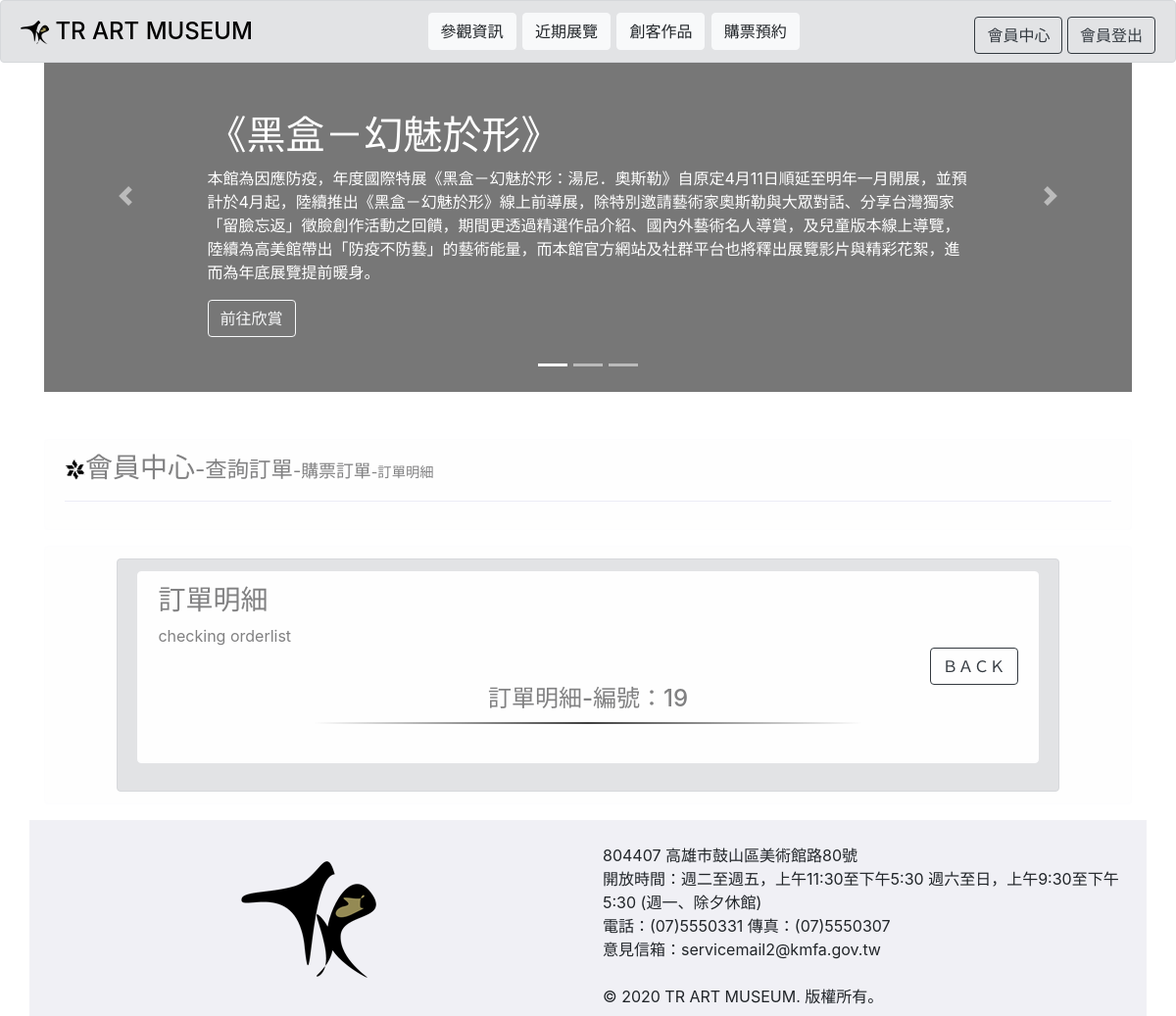
The page /looktitcketorderlist.php?toid=19 (signed in) on the database as committed earlier.
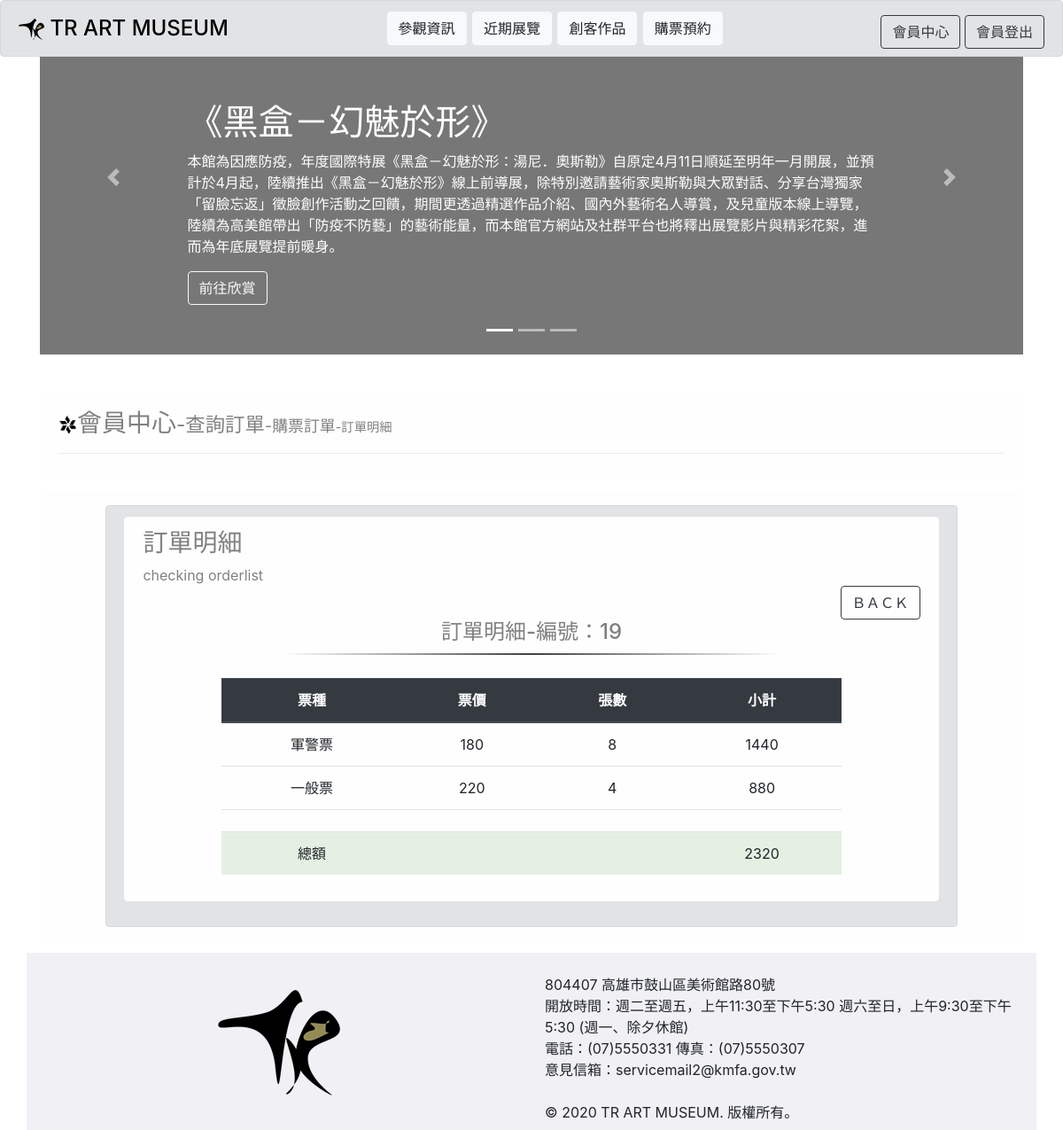
The same page on the database as committed later.
### tables this page shows
CREATE TABLE `ticketorderlist` (
  `tolid` int(11) NOT NULL,
  `toid` varchar(200) NOT NULL,
  `species` varchar(200) NOT NULL,
  `num` varchar(200) NOT NULL
);

### looktitcketorderlist.php (the view, shortened to what this page needs)
<?php
  $userid =$_GET["userid"];
  $toid =$_GET["toid"];
  $user_type = $_SESSION["user_type"];
?>
<!doctype html>
<html lang="en">
  <head>
    <link rel="stylesheet" href="https://stackpath.bootstrapcdn.com/bootstrap/4.5.2/css/bootstrap.min.css">
  </head>
  <body>
<?php require "includes/menu.php";?>
<div class="container" style="margin:0px auto">
   <?php require "includes/exhibition.php";?>
    <br>
<br>
<?php
if ($user_type==NULL) {
?>
  <div class="alert alert-light" role="alert">
    <tr><td><h3><img src="pc/Sign5.png">會員中心</h3></td></tr>
    <hr>
  </div>
<div class="alert alert-light" role="alert" style="width: 100%">
  <div class="alert alert-secondary" role="alert" style="width:60%;margin:0 auto;">
<table align="center" width="50%">
  <tr><td>
    <form method=POST action=loginin.php>
      <div class="form-group">
        <label for="exampleInputEmail1">會員帳號</label>
        <?php
        echo "
        <input type='email' class='form-control' id='exampleInputEmail1' aria-describedby='emailHelp' value='$userid' name='userid'>
        ";
        ?>
        <small id="emailHelp" class="form-text text-muted">We'll never share your email with anyone else.</small>
      </div>
      <div class="form-group">
        <label for="exampleInputPassword1">密碼</label>
        <input type="password" class="form-control" id="exampleInputPassword1" name="pass">
      </div>
      <div class="form-group form-check">
        <input type="checkbox" class="form-check-input" id="exampleCheck1">
        <label class="form-check-label" for="exampleCheck1">Check me out</label>
      </div>
      <P align="center"><button type="submit" class="btn btn-dark" >登入</button></P>
      <P align="center"><a href="page005-1.php"  class="btn btn-link">尚未註冊?</a></P>
    </form>
  </td></tr>
</table>
</div>
</div>
<?php } else{  ?>
<div class="alert alert-light" role="alert">
    <tr><td><h3><img src="pc/Sign5.png">會員中心<small>-查詢訂單<small>-購票訂單<small>-訂單明細</small></small></small></h3></td></tr>
    <hr>
  </div>
<div class="alert alert-light" role="alert" style="width: 100%">
  <div class="alert alert-secondary" role="alert" style="width:90%;margin:0 auto;">
    <div class="alert alert-light" role="alert">
            <h3>訂單明細</h3>checking orderlist
            <div align="right">
               <a href="page005-2-2-1.php"><button type="button" class="btn btn-outline-dark">ＢＡＣＫ</button></a>
            </div>
            <div  role="alert" align="center">
                <h4  class="alert-heading">訂單明細-編號：<?php echo "$toid"; ?></h4>
                <table align="center" width="80%">
                  <tr>
                    <td colspan="2">
                      <hr style="width:80%;margin:0 auto;border: 0;height: 2px;background-image: linear-gradient(to right, rgba(0, 0, 0, 0), rgba(0, 0, 0, 0.75), rgba(0, 0, 0, 0))";>
                      <br>
                    </td>
                  </tr>
                  <tr align="center">
                    <td>
                      <?php
                       require "includes/db.php";
                    $sql = "SELECT * FROM ticketorderlist WHERE toid='$toid'";
                    $result = $conn->query($sql);
                    if ($result->num_rows > 0) {
                            echo "    <table class='table'>";
                            echo "        <thead class='thead-dark'>";
                            echo "            <tr align='center'>";
                            echo "                <th scope='col'>票種</th>";
                            echo "                <th scope='col'>票價</th>";
                            echo "                <th scope='col'>張數</th>";
                            echo "                <th scope='col'>小計</th>";
                            echo "            </tr>";
                            echo "        </thead>";
                            echo "        <tbody>";
                        while($row = $result->fetch_assoc()) {
                            $species = $row["species"];
                            $num = $row["num"];
                            $total =  $species*$num ;
                            $totall = $total + $totall ;
                            echo "            <tr align='center'>";
                            echo "                <td>";
                            if($species==220){ echo "一般票"; }
                            elseif ($species==150) {echo "愛心票";}
                            elseif ($species==180) {echo "軍警票";}
                            elseif ($species==110) {echo "兒童票";}
                            echo "                </td>";
                            echo "                <td>$species</td>";
                            echo "                <td>$num</td>";
                            echo "                <td>$total</td>";
                            echo "            </tr>";
                        }
                        echo "<tr><td colspan='4' height='1px'></td></tr>";
                        echo "<tr><td align='center' bgcolor='#e5f0e3'>總額</td>";
                        echo "<td align='center' bgcolor='#e5f0e3'></td>";
                        echo "<td align='center' bgcolor='#e5f0e3'></td>";
                        echo "<td align='center' bgcolor='#e5f0e3'>$totall</td></tr>";
                        echo "        </tbody>";
                        echo "    </table>";
                    }
                      ?>
                    </td>
                  </tr>
                </table>
            </div>
          </div>
</div>
</div>
<?php } ?>
 <?php require "includes/footer.php";?>
</div>
</body>
</html>

### includes/menu.php (shortened to what this page needs)
<nav class="navbar fixed-top alert alert-secondary"  style="height: 4rem;">
        <h4><img src="pc/LOGOsmall.png"><a href="index.php" style="color:black;"> TR ART MUSEUM</a></h4>
    <div class="btn-group" role="group" aria-label="Button group with nested dropdown">
    <h4>
       <a href="page001.php"><button type="button" class="btn btn-light">參觀資訊</button></a>
        <a href="page002.php"> <button type="button" class="btn btn-light">近期展覽</button></a>
        <a href="page003.php"> <button type="button" class="btn btn-light">創客作品</button></a>
        <a href="page004.php"> <button type="button" class="btn btn-light">購票預約</button></a>
    </h4>
    </div>
<?php if ($user_type!=NULL) {  ?>
    <div class="my-2 my-lg-0">
      <a href="page005-2.php"><button type="button" class="btn btn-outline-dark">會員中心</button></a>
      <a href="logout.php"><button type="button" class="btn btn-outline-dark">會員登出</button></a>
    </div>
<?php } ?>
    </nav>

### includes/exhibition.php (shortened to what this page needs)
<div id="myCarousel" class="carousel slide" data-ride="carousel">
    <ol class="carousel-indicators">
      <li data-target="#myCarousel" data-slide-to="0" class="active"></li>
      <li data-target="#myCarousel" data-slide-to="1"></li>
      <li data-target="#myCarousel" data-slide-to="2"></li>
    </ol>
    <div class="carousel-inner">
      <div class="carousel-item active" >
        <svg class="bd-placeholder-img" width="100%" height="400PX" xmlns="http://www.w3.org/2000/svg" preserveAspectRatio="xMidYMid slice" focusable="false" role="img"><rect width="100%" height="100%" fill="#777"/></svg>
        <div class="container">
          <div class="carousel-caption text-left" >
            <h1>《黑盒－幻魅於形》</h1>
            <p>本館為因應防疫，年度國際特展《黑盒－幻魅於形：湯尼．奧斯勒》自原定4月11日順延至明年一月開展，並預計於4月起，陸續推出《黑盒－幻魅於形》線上前導展，除特別邀請藝術家奧斯勒與大眾對話、分享台灣獨家「留臉忘返」徵臉創作活動之回饋，期間更透過精選作品介紹、國內外藝術名人導賞，及兒童版本線上導覽，陸續為高美館帶出「防疫不防藝」的藝術能量，而本館官方網站及社群平台也將釋出展覽影片與精彩花絮，進而為年底展覽提前暖身。</p>
            <p><a class="btn btn-outline-light" href="#" role="button">前往欣賞</a></p>
          </div>
        </div>
      </div>
    </div>
    <a class="carousel-control-prev" href="#myCarousel" role="button" data-slide="prev">
      <span class="carousel-control-prev-icon" aria-hidden="true"></span>
    </a>
    <a class="carousel-control-next" href="#myCarousel" role="button" data-slide="next">
      <span class="carousel-control-next-icon" aria-hidden="true"></span>
    </a>
  </div>

### includes/footer.php
<div class="row">
  <div class="col" style="background-color:#f0f0f5;height:200px;text-align:center;line-height:200px;">
   <img src="pc/LOGO.png">
  </div>
  <div class="col" style="background-color:#f0f0f5;height:200px;">
  <br>
    <p>804407 高雄市鼓山區美術館路80號
    <br>開放時間：週二至週五，上午11:30至下午5:30 週六至日，上午9:30至下午5:30 (週一、除夕休館)
    <br>電話：(07)5550331 傳真：(07)5550307
    <br>意見信箱：servicemail2@kmfa.gov.tw
    <br>
    <br>© 2020 TR ART MUSEUM. 版權所有。</p>
  </div>
</div>

Rows that differ between the two databases and show on the page:
added ticketorderlist: shows "軍警票", species "180", num "8", total "1440"
added ticketorderlist: shows "一般票", species "220", num "4", total "880"
Other text that changed with them:
$totall: (not shown) → "2320"
text now shown: "票種 票價 張數 小計 總額"
